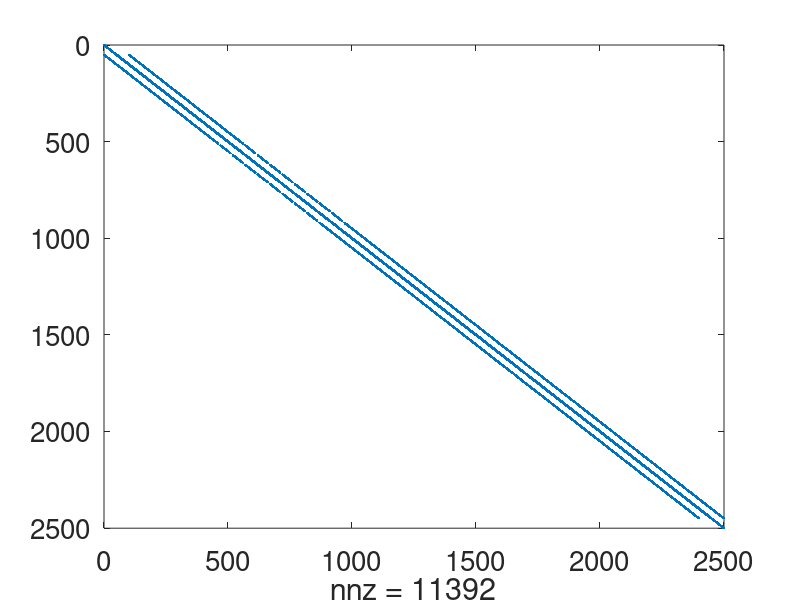
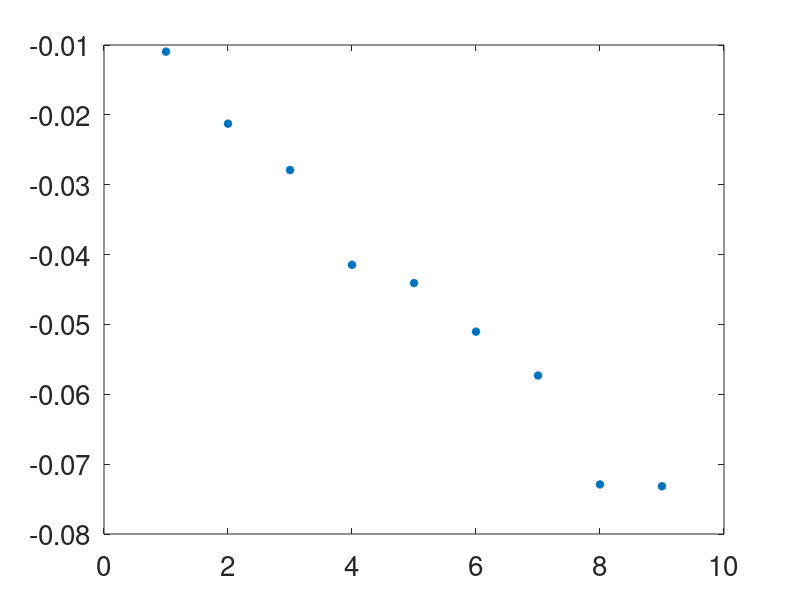
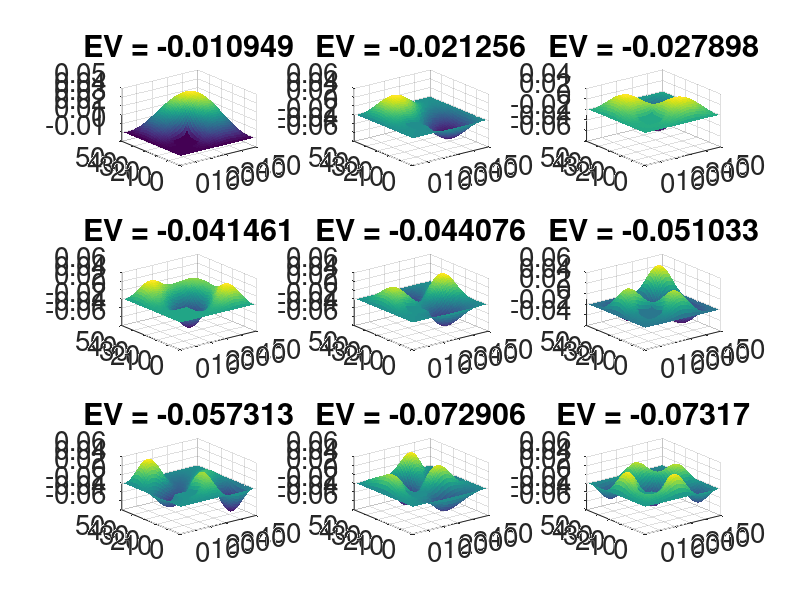

Source code (MATLAB) for these figures, in order:
set(0,'DefaultFigureWindowStyle','docked')
set(0,'defaultaxesfontsize',20)
set(0,'DefaultLineLineWidth',2);

nx = 50;
ny = 50;

V = zeros(nx,ny);
G = sparse(nx*ny,nx*ny);

for i = 1:nx
    for j = 1:ny
        m = j + (i-1)*ny;

        if i == 1 || i == nx || j == 1 || j == ny 
            G(m,m) = 1;

        elseif i > 10 && i < 20 && j > 10 && j < 20
            G(m,m) = -4;
            nxm = j + ((i-1)-1)*ny;
            nxp = j + ((i+1)-1)*ny;
            nym = (j-1) + (i-1)*ny;
            nyp = (j+1) + (i-1)*ny;

        else
            nxm = j + ((i-1)-1)*ny;
            nxp = j + ((i+1)-1)*ny;
            nym = (j-1) + (i-1)*ny;
            nyp = (j+1) + (i-1)*ny;

            G(m,m) = -4;
            G(m,nxm) = 1;
            G(m,nxp) = 1;
            G(m,nym) = 1;
            G(m,nyp) = 1;
        end
    end
end

figure('name','Matrix')
spy(G)

%%%%%%%%%%%%%%%%%%%%%%%%%%%%%%%%%%%%%%%%%%

nmodes = 9;
[E,D] = eigs(G,nmodes,'SM');

figure('name','EigenValues')
plot(diag(D),'*');

np = ceil(sqrt(nmodes));

%%%%%%%%%%%%%%%%%%%%%%%%%%%%%%%%%%%%%%%%%%%

figure('name','Modes')
for k = 1:nmodes
    M = E(:,k);
    for i = 1:nx
        for j = 1:ny
            m = i + (j-1)*nx;
            V(i,j) = M(m);
        end
        subplot(np,np,k), surf(V,'linestyle','none')
        title(['EV = ' num2str(D(k,k))])
    end
end

